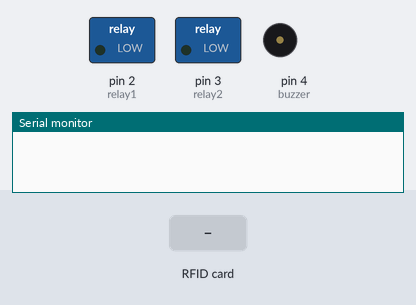
The sketch below on a simulated Arduino Uno, built with avr-gcc and run on an emulated ATmega328P. Shown: switched loads named in the sketch (green lamp = pin HIGH), buzzer (waves = sounding, pin HIGH), the last lines printed to the serial monitor. Inputs (shaded band) come from the test bench. Pins used as bus, display or sensor lines are not drawn.

Above: at 1.2 s.
1.3 s: RFID card B1 CA C5 20 held to the reader
At 1.7 s:
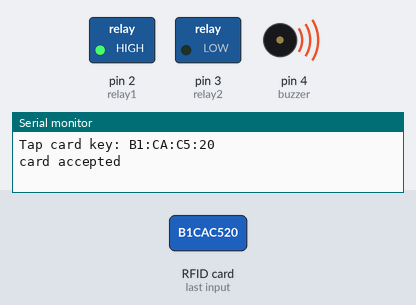
At 2.5 s:
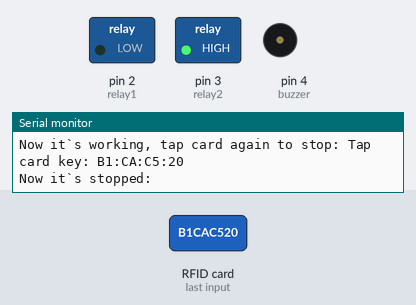
4.3 s: RFID card 5E 7A 19 C4 held to the reader
At 5.2 s:
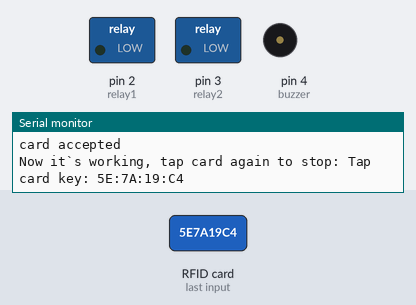
Timing chart, 0 to 7.3 s (numbered marks = the images above; inputs shaded):
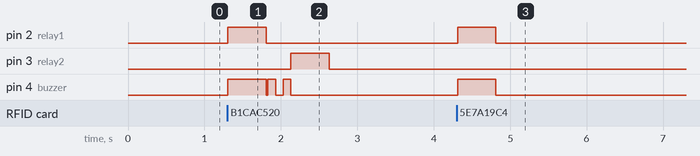

The sketch:

help6.ino
```cpp
#include "SPI.h"
#include "MFRC522.h"
#define SS_PIN 10
#define RST_PIN 9
bool n = false , m = false;
int relay1 = 2;
int relay2 = 3;
int buzzer = 4;
MFRC522 rfid(SS_PIN, RST_PIN);
MFRC522::MIFARE_Key key;
void setup() {
  Serial.begin(9600);
  SPI.begin();
  rfid.PCD_Init();
  pinMode(relay1, OUTPUT);
  pinMode(relay2, OUTPUT);
  pinMode(buzzer, OUTPUT);
}
void loop() {

    if (!rfid.PICC_IsNewCardPresent() || !rfid.PICC_ReadCardSerial())
      return;
    // Serial.print(F("PICC type: "));
    MFRC522::PICC_Type piccType = rfid.PICC_GetType(rfid.uid.sak);
    // Serial.println(rfid.PICC_GetTypeName(piccType));
    // Check is the PICC of Classic MIFARE type
    if (piccType != MFRC522::PICC_TYPE_MIFARE_MINI &&
        piccType != MFRC522::PICC_TYPE_MIFARE_1K &&
        piccType != MFRC522::PICC_TYPE_MIFARE_4K) {
      Serial.println(F("Your tag is not of type MIFARE Classic."));
      return;
    }

    readCard();
    if((m == true) && (n == false)){
      Serial.println("card accepted");
      digitalWrite(relay1, HIGH);
      digitalWrite(buzzer, HIGH);
      delay(500);///////////////////////////////////
      digitalWrite(relay1, LOW);
      digitalWrite(buzzer, LOW);
      n = true;
      m = false;
      Serial.print("Now it`s working, tap card again to stop: ");
    }
    readCard();
    if((m == true) && (n == true)){
      Serial.print("Now it`s stopped: ");
      doubleBeeb();
      digitalWrite(relay2, HIGH);
      delay(500);///////////////////////////////////
      digitalWrite(relay2, LOW);
      n = false;
    }

    rfid.PICC_HaltA();
    rfid.PCD_StopCrypto1();
  }
void readCard(){
  String strID = "";
    for (byte i = 0; i < 4; i++) {
      strID +=
        (rfid.uid.uidByte[i] < 0x10 ? "0" : "") +
        String(rfid.uid.uidByte[i], HEX) +
        (i != 3 ? ":" : "");
    }

    strID.toUpperCase();
    Serial.print("Tap card key: ");
    Serial.println(strID);
    if ((strID.indexOf("B1:CA:C5:20") >= 0)||(strID.indexOf("*:*:**:**") >= 0)||(strID.indexOf("*:*:**:**") >= 0)||(strID.indexOf("*:*:**:**") >= 0)||(strID.indexOf("*:*:**:**") >= 0))
    {//////////////////////////////////////////////
      m = true;
    }
}

void doubleBeeb(){
      digitalWrite(buzzer, HIGH);
      delay(100);
      digitalWrite(buzzer, LOW);
      delay(100);
      digitalWrite(buzzer, HIGH);
      delay(100);
      digitalWrite(buzzer, LOW);
}
```

Measured:
- after the input at 1.3 s, pin 2 (relay1): LOW → HIGH at once, → LOW 0.50 s later; pin 3 (relay2): LOW → HIGH after 0.83 s, → LOW 0.50 s later; pin 4 (buzzer): goes HIGH 0.50 s, LOW 0.02 s, HIGH 0.10 s, LOW 0.10 s, HIGH 0.10 s, then LOW, starting at once
- after the input at 4.3 s, pin 2 (relay1), pin 4 (buzzer): LOW → HIGH at once, → LOW 0.50 s later
